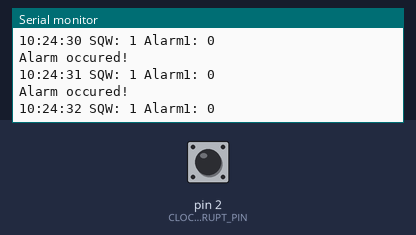
Bench run of a sketch on a simulated Arduino Uno, built with avr-gcc and run on an emulated ATmega328P. Shown: the last lines printed to the serial monitor. The test bench sets the inputs (shaded band); at power-on: pin 2 (CLOCK_INTERRUPT_PIN) HIGH. The local clock reads 2024-03-15 10:24:30 at power-on unless the sketch sets it; the sensor or clock chip raises its interrupt line as the real part does.

Above: at 2.8 s.
2.9 s: pin 2 (CLOCK_INTERRUPT_PIN) pulled LOW for 1.2 s
At 3.8 s:
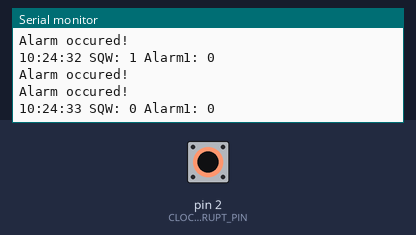
8.2 s: pin 2 (CLOCK_INTERRUPT_PIN) pulled LOW for 1.2 s
At 9.8 s:
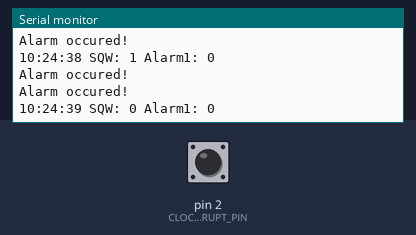
11.5 s: pin 2 (CLOCK_INTERRUPT_PIN) pulled LOW for 3.2 s
At 12.8 s:
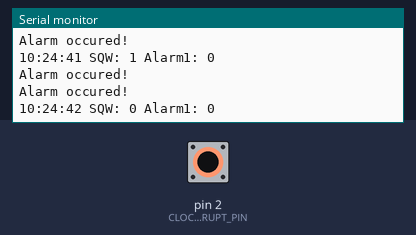
Timing chart, 0 to 14.5 s (numbered marks = the images above; inputs shaded):
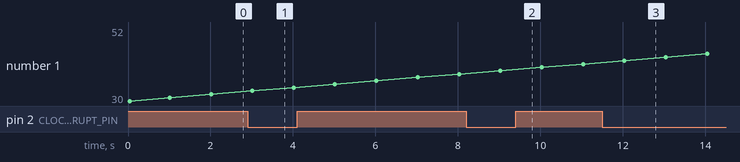

The sketch:

DS3231_Alarm.ino
```cpp
#include <RTClib.h>

RTC_DS3231 rtc;

#define CLOCK_INTERRUPT_PIN 2

void setup() {
  Serial.begin(9600);

  if (!rtc.begin()) {
    Serial.println("Couldn't find RTC!");
    Serial.flush();
    abort();
  }

  rtc.disable32K();

  pinMode(CLOCK_INTERRUPT_PIN, INPUT_PULLUP);
  attachInterrupt(digitalPinToInterrupt(CLOCK_INTERRUPT_PIN), onAlarm, FALLING);

  rtc.clearAlarm(1);
  rtc.clearAlarm(2);

  rtc.writeSqwPinMode(DS3231_OFF);
  rtc.disableAlarm(2);

  if (!rtc.setAlarm1(rtc.now() + TimeSpan(10),DS3231_A1_Second))
  {
    Serial.println("Error, alarm wasn't set!");
  } else
  {
    Serial.println("Alarm will happen in 10 seconds!");
  }
}

void loop() {

  char date[10] = "hh:mm:ss";
  rtc.now().toString(date);
  Serial.print(date);

  Serial.print(" SQW: ");
  Serial.print(digitalRead(CLOCK_INTERRUPT_PIN));

  Serial.print(" Alarm1: ");
  Serial.print(rtc.alarmFired(1));
  Serial.println("");

  if (rtc.alarmFired(1)) {
    rtc.clearAlarm(1);

    //rtc.setAlarm1(rtc.now() + TimeSpan(4),DS3231_A1_Second);

    //rtc.disableAlarm(1);
    Serial.println("Alarm cleared");
    rtc.writeSqwPinMode(DS3231_SquareWave1Hz);
  }

  delay(1000);
}

void onAlarm() {
  Serial.println("Alarm occured!");
}
```

Measured:
- after the input at 2.9 s, the serial monitor: prints a new line after 0.12 s (image 1)
- after the input at 8.2 s, the serial monitor: prints a new line after 0.83 s (image 2)
- after the input at 11.5 s, the serial monitor: prints a new line after 0.54 s (image 3)
